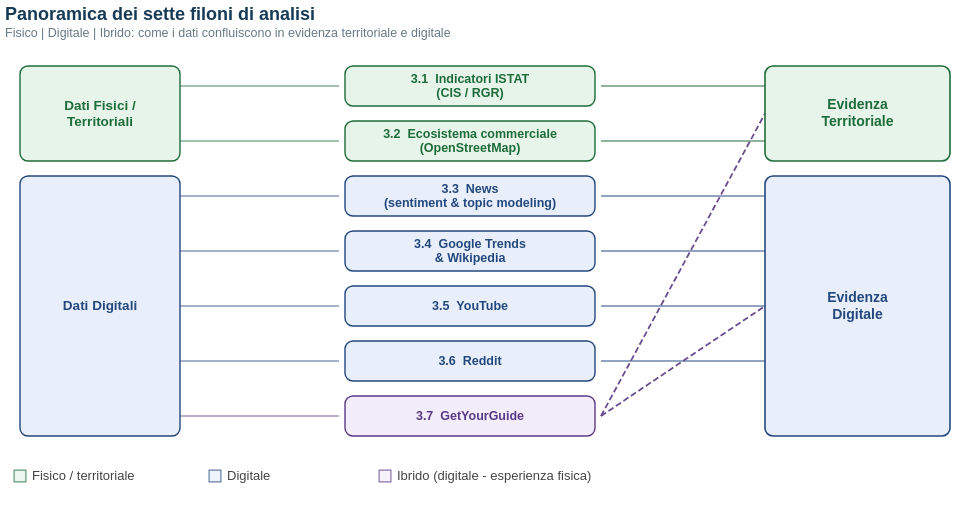

This figure's Vega-Lite source:
### Vega-Lite specification from a JSON file in a GitHub repository (floating-point values rounded to 4 significant figures)
{"$schema": "https://vega.github.io/schema/vega-lite/v5.json", "description": "Schema logico: dalle famiglie di fonti ai sette filoni di analisi, fino alla sintesi in evidenza territoriale/digitale.", "title": {"text": "Panoramica dei sette filoni di analisi", "subtitle": "Fisico | Digitale | Ibrido: come i dati confluiscono in evidenza territoriale e digitale", "fontSize": 18, "subtitleFontSize": 12.5, "anchor": "start", "color": "#173B57", "subtitleColor": "#667985", "offset": 12}, "width": 960, "height": 450, "autosize": {"type": "pad", "contains": "padding", "resize": false}, "background": "#FFFFFF", "config": {"view": {"stroke": null}, "font": "Arial"}, "layer": [{"data": {"values": [{"x": 175, "y": 35.0, "x2": 334, "y2": 35.0, "edge_hex": "#1e6c3a", "bridge": false}, {"x": 175, "y": 90.0, "x2": 334, "y2": 90.0, "edge_hex": "#1e6c3a", "bridge": false}, {"x": 175, "y": 145.0, "x2": 334, "y2": 145.0, "edge_hex": "#24487e", "bridge": false}, {"x": 175, "y": 200.0, "x2": 334, "y2": 200.0, "edge_hex": "#24487e", "bridge": false}, {"x": 175, "y": 255.0, "x2": 334, "y2": 255.0, "edge_hex": "#24487e", "bridge": false}, {"x": 175, "y": 310.0, "x2": 334, "y2": 310.0, "edge_hex": "#24487e", "bridge": false}, {"x": 175, "y": 365.0, "x2": 334, "y2": 365.0, "edge_hex": "#5a3a86", "bridge": false}]}, "mark": {"type": "rule", "strokeWidth": 1.6, "opacity": 0.55, "clip": true}, "encoding": {"x": {"field": "x", "type": "quantitative", "scale": {"domain": [0, 960], "range": [0, 960]}, "axis": null}, "y": {"field": "y", "type": "quantitative", "scale": {"domain": [0, 450], "range": [0, 450]}, "axis": null}, "x2": {"field": "x2"}, "y2": {"field": "y2"}, "color": {"field": "edge_hex", "type": "nominal", "scale": null}}}, {"data": {"values": [{"x": 596, "y": 35.0, "x2": 760, "y2": 35.0, "edge_hex": "#1e6c3a", "bridge": false}, {"x": 596, "y": 90.0, "x2": 760, "y2": 90.0, "edge_hex": "#1e6c3a", "bridge": false}, {"x": 596, "y": 145.0, "x2": 760, "y2": 145.0, "edge_hex": "#24487e", "bridge": false}, {"x": 596, "y": 200.0, "x2": 760, "y2": 200.0, "edge_hex": "#24487e", "bridge": false}, {"x": 596, "y": 255.0, "x2": 760, "y2": 255.0, "edge_hex": "#24487e", "bridge": false}, {"x": 596, "y": 310.0, "x2": 760, "y2": 310.0, "edge_hex": "#24487e", "bridge": false}, {"x": 596, "y": 365.0, "x2": 760, "y2": 62.5, "edge_hex": "#5a3a86", "bridge": true}, {"x": 596, "y": 365.0, "x2": 760, "y2": 255.0, "edge_hex": "#5a3a86", "bridge": true}]}, "mark": {"type": "rule", "strokeWidth": 1.8, "clip": true}, "encoding": {"x": {"field": "x", "type": "quantitative", "scale": {"domain": [0, 960], "range": [0, 960]}, "axis": null}, "y": {"field": "y", "type": "quantitative", "scale": {"domain": [0, 450], "range": [0, 450]}, "axis": null}, "x2": {"field": "x2"}, "y2": {"field": "y2"}, "color": {"field": "edge_hex", "type": "nominal", "scale": null}, "opacity": {"condition": {"test": "datum.bridge", "value": 0.9}, "value": 0.5}, "strokeDash": {"condition": {"test": "datum.bridge", "value": [6, 3]}, "value": [1, 0]}}}, {"data": {"values": [{"id": "fam_fisico", "y": 15, "y2": 110, "label": "Dati Fisici /\nTerritoriali", "fam": "fisico", "cy": 62.5, "x": 15, "x2": 175, "cx": 95.0, "fill_hex": "#e6f4ea", "txt_hex": "#1e6c3a"}, {"id": "fam_digitale", "y": 125, "y2": 385, "label": "Dati Digitali", "fam": "digitale", "cy": 255.0, "x": 15, "x2": 175, "cx": 95.0, "fill_hex": "#e8effa", "txt_hex": "#24487e"}]}, "mark": {"type": "rect", "cornerRadius": 8, "strokeWidth": 1.4, "opacity": 1, "fillOpacity": 1}, "encoding": {"x": {"field": "x", "type": "quantitative", "scale": {"domain": [0, 960], "range": [0, 960]}, "axis": null}, "y": {"field": "y", "type": "quantitative", "scale": {"domain": [0, 450], "range": [0, 450]}, "axis": null}, "x2": {"field": "x2"}, "y2": {"field": "y2"}, "fill": {"field": "fill_hex", "type": "nominal", "scale": null}, "stroke": {"field": "txt_hex", "type": "nominal", "scale": null}}}, {"data": {"values": [{"id": "f1", "y": 15, "y2": 55, "label": "3.1  Indicatori ISTAT\n(CIS / RGR)", "fam": "fisico", "cy": 35.0, "x": 340, "x2": 590, "cx": 465.0, "fill_hex": "#e6f4ea", "txt_hex": "#1e6c3a"}, {"id": "f2", "y": 70, "y2": 110, "label": "3.2  Ecosistema commerciale\n(OpenStreetMap)", "fam": "fisico", "cy": 90.0, "x": 340, "x2": 590, "cx": 465.0, "fill_hex": "#e6f4ea", "txt_hex": "#1e6c3a"}, {"id": "f3", "y": 125, "y2": 165, "label": "3.3  News\n(sentiment & topic modeling)", "fam": "digitale", "cy": 145.0, "x": 340, "x2": 590, "cx": 465.0, "fill_hex": "#e8effa", "txt_hex": "#24487e"}, {"id": "f4", "y": 180, "y2": 220, "label": "3.4  Google Trends\n& Wikipedia", "fam": "digitale", "cy": 200.0, "x": 340, "x2": 590, "cx": 465.0, "fill_hex": "#e8effa", "txt_hex": "#24487e"}, {"id": "f5", "y": 235, "y2": 275, "label": "3.5  YouTube", "fam": "digitale", "cy": 255.0, "x": 340, "x2": 590, "cx": 465.0, "fill_hex": "#e8effa", "txt_hex": "#24487e"}, {"id": "f6", "y": 290, "y2": 330, "label": "3.6  Reddit", "fam": "digitale", "cy": 310.0, "x": 340, "x2": 590, "cx": 465.0, "fill_hex": "#e8effa", "txt_hex": "#24487e"}, {"id": "f7", "y": 345, "y2": 385, "label": "3.7  GetYourGuide", "fam": "misto", "cy": 365.0, "x": 340, "x2": 590, "cx": 465.0, "fill_hex": "#f3ecfa", "txt_hex": "#5a3a86"}]}, "mark": {"type": "rect", "cornerRadius": 8, "strokeWidth": 1.4, "opacity": 1, "fillOpacity": 1}, "encoding": {"x": {"field": "x", "type": "quantitative", "scale": {"domain": [0, 960], "range": [0, 960]}, "axis": null}, "y": {"field": "y", "type": "quantitative", "scale": {"domain": [0, 450], "range": [0, 450]}, "axis": null}, "x2": {"field": "x2"}, "y2": {"field": "y2"}, "fill": {"field": "fill_hex", "type": "nominal", "scale": null}, "stroke": {"field": "txt_hex", "type": "nominal", "scale": null}}}, {"data": {"values": [{"id": "out_terr", "y": 15, "y2": 110, "label": "Evidenza\nTerritoriale", "fam": "fisico", "cy": 62.5, "x": 760, "x2": 945, "cx": 852.5, "fill_hex": "#e6f4ea", "txt_hex": "#1e6c3a"}, {"id": "out_dig", "y": 125, "y2": 385, "label": "Evidenza\nDigitale", "fam": "digitale", "cy": 255.0, "x": 760, "x2": 945, "cx": 852.5, "fill_hex": "#e8effa", "txt_hex": "#24487e"}]}, "mark": {"type": "rect", "cornerRadius": 8, "strokeWidth": 1.6, "opacity": 1, "fillOpacity": 1}, "encoding": {"x": {"field": "x", "type": "quantitative", "scale": {"domain": [0, 960], "range": [0, 960]}, "axis": null}, "y": {"field": "y", "type": "quantitative", "scale": {"domain": [0, 450], "range": [0, 450]}, "axis": null}, "x2": {"field": "x2"}, "y2": {"field": "y2"}, "fill": {"field": "fill_hex", "type": "nominal", "scale": null}, "stroke": {"field": "txt_hex", "type": "nominal", "scale": null}}}, {"data": {"values": [{"cx": 95.0, "y": 54.5, "text": "Dati Fisici /", "txt_hex": "#1e6c3a", "fs": 13.5}, {"cx": 95.0, "y": 70.5, "text": "Territoriali", "txt_hex": "#1e6c3a", "fs": 13.5}, {"cx": 95.0, "y": 255.0, "text": "Dati Digitali", "txt_hex": "#24487e", "fs": 13.5}]}, "mark": {"type": "text", "fontWeight": "bold", "align": "center", "baseline": "middle"}, "encoding": {"x": {"field": "cx", "type": "quantitative", "scale": {"domain": [0, 960], "range": [0, 960]}, "axis": null}, "y": {"field": "y", "type": "quantitative", "scale": {"domain": [0, 450], "range": [0, 450]}, "axis": null}, "text": {"field": "text", "type": "nominal"}, "color": {"field": "txt_hex", "type": "nominal", "scale": null}, "size": {"field": "fs", "type": "quantitative", "scale": null, "legend": null}}}, {"data": {"values": [{"cx": 465.0, "y": 27.75, "text": "3.1  Indicatori ISTAT", "txt_hex": "#1e6c3a", "fs": 12.5}, {"cx": 465.0, "y": 42.25, "text": "(CIS / RGR)", "txt_hex": "#1e6c3a", "fs": 12.5}, {"cx": 465.0, "y": 82.75, "text": "3.2  Ecosistema commerciale", "txt_hex": "#1e6c3a", "fs": 12.5}, {"cx": 465.0, "y": 97.25, "text": "(OpenStreetMap)", "txt_hex": "#1e6c3a", "fs": 12.5}, {"cx": 465.0, "y": 137.8, "text": "3.3  News", "txt_hex": "#24487e", "fs": 12.5}, {"cx": 465.0, "y": 152.2, "text": "(sentiment & topic modeling)", "txt_hex": "#24487e", "fs": 12.5}, {"cx": 465.0, "y": 192.8, "text": "3.4  Google Trends", "txt_hex": "#24487e", "fs": 12.5}, {"cx": 465.0, "y": 207.2, "text": "& Wikipedia", "txt_hex": "#24487e", "fs": 12.5}, {"cx": 465.0, "y": 255.0, "text": "3.5  YouTube", "txt_hex": "#24487e", "fs": 12.5}, {"cx": 465.0, "y": 310.0, "text": "3.6  Reddit", "txt_hex": "#24487e", "fs": 12.5}, {"cx": 465.0, "y": 365.0, "text": "3.7  GetYourGuide", "txt_hex": "#5a3a86", "fs": 12.5}]}, "mark": {"type": "text", "fontWeight": "bold", "align": "center", "baseline": "middle"}, "encoding": {"x": {"field": "cx", "type": "quantitative", "scale": {"domain": [0, 960], "range": [0, 960]}, "axis": null}, "y": {"field": "y", "type": "quantitative", "scale": {"domain": [0, 450], "range": [0, 450]}, "axis": null}, "text": {"field": "text", "type": "nominal"}, "color": {"field": "txt_hex", "type": "nominal", "scale": null}, "size": {"field": "fs", "type": "quantitative", "scale": null, "legend": null}}}, {"data": {"values": [{"cx": 852.5, "y": 54.0, "text": "Evidenza", "txt_hex": "#1e6c3a", "fs": 14}, {"cx": 852.5, "y": 71.0, "text": "Territoriale", "txt_hex": "#1e6c3a", "fs": 14}, {"cx": 852.5, "y": 246.5, "text": "Evidenza", "txt_hex": "#24487e", "fs": 14}, {"cx": 852.5, "y": 263.5, "text": "Digitale", "txt_hex": "#24487e", "fs": 14}]}, "mark": {"type": "text", "fontWeight": "bold", "align": "center", "baseline": "middle"}, "encoding": {"x": {"field": "cx", "type": "quantitative", "scale": {"domain": [0, 960], "range": [0, 960]}, "axis": null}, "y": {"field": "y", "type": "quantitative", "scale": {"domain": [0, 450], "range": [0, 450]}, "axis": null}, "text": {"field": "text", "type": "nominal"}, "color": {"field": "txt_hex", "type": "nominal", "scale": null}, "size": {"field": "fs", "type": "quantitative", "scale": null, "legend": null}}}, {"data": {"values": [{"x": 15, "y": 425, "fill_hex": "#e6f4ea", "txt_hex": "#1e6c3a"}, {"x": 210, "y": 425, "fill_hex": "#e8effa", "txt_hex": "#24487e"}, {"x": 380, "y": 425, "fill_hex": "#f3ecfa", "txt_hex": "#5a3a86"}]}, "mark": {"type": "point", "shape": "square", "size": 140, "filled": true}, "encoding": {"x": {"field": "x", "type": "quantitative", "scale": {"domain": [0, 960], "range": [0, 960]}, "axis": null}, "y": {"field": "y", "type": "quantitative", "scale": {"domain": [0, 450], "range": [0, 450]}, "axis": null}, "color": {"field": "fill_hex", "type": "nominal", "scale": null}, "stroke": {"field": "txt_hex", "type": "nominal", "scale": null}, "strokeWidth": {"value": 1.2}}}, {"data": {"values": [{"x": 27, "y": 425, "label": "Fisico / territoriale"}, {"x": 222, "y": 425, "label": "Digitale"}, {"x": 392, "y": 425, "label": "Ibrido (digitale - esperienza fisica)"}]}, "mark": {"type": "text", "fontSize": 13, "align": "left", "baseline": "middle", "color": "#444"}, "encoding": {"x": {"field": "x", "type": "quantitative", "scale": {"domain": [0, 960], "range": [0, 960]}, "axis": null}, "y": {"field": "y", "type": "quantitative", "scale": {"domain": [0, 450], "range": [0, 450]}, "axis": null}, "text": {"field": "label", "type": "nominal"}}}]}
